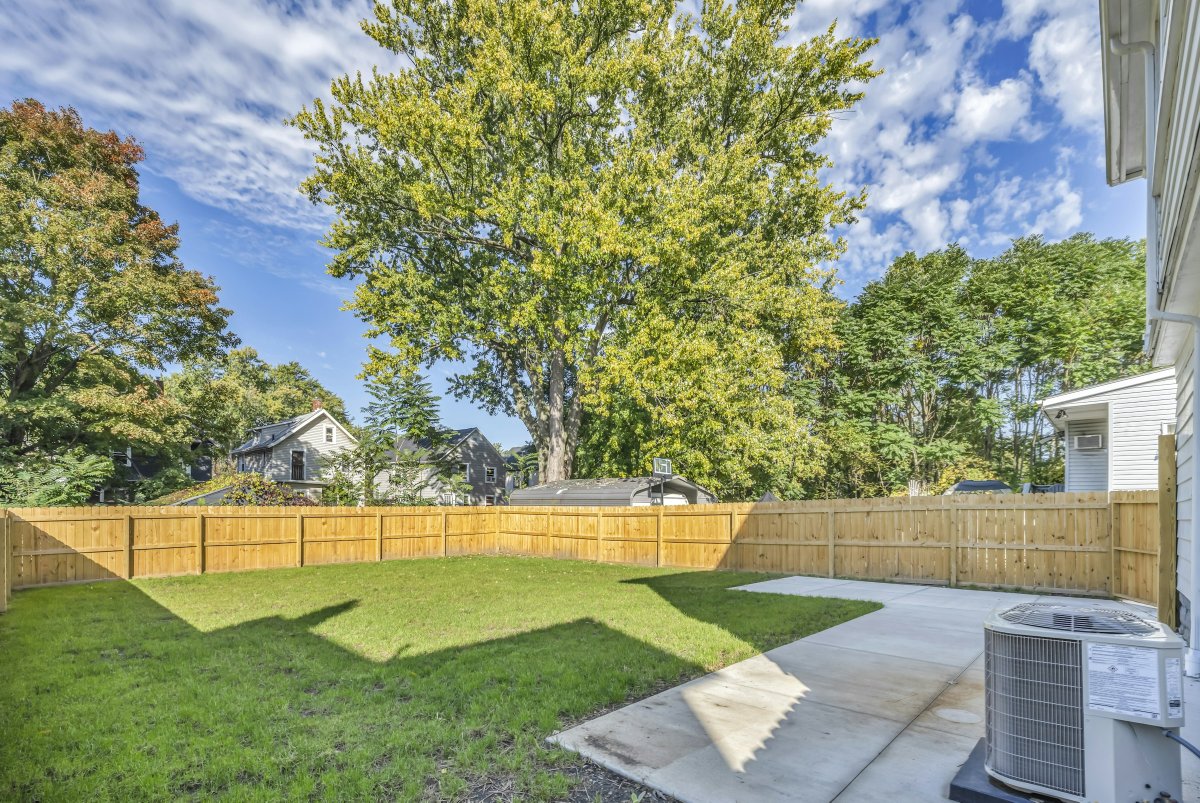
#> input picture build/site-v1-backup/src/stock/backyard-lawn-fence.jpg, 2400 x 1605 px, given in place of logo.png, which was not available (shown at 1/2 size)
$ python build_assets.py
#> lines starting #> are read from the running program, lines starting #| are printed output that depends on the picture
#!/usr/bin/env python3
"""Quick Haul: assets for the revision prototype (2026-11-04).

Colour photo treatment under test: crop and resize only. No desaturation, no tone map, no cool shift, no grain. This is
what site/tools/images.py becomes once Varun signs off on design/revision.md. Originals stay untouched in site/src/stock/.
Also copies the site's fonts and cuts the logo's circle at its native pixels (no resampling, so nothing softer than the file).

Usage: python tools/build_assets.py            all of it (from prototype/revision; needs Pillow, already installed)
       python tools/build_assets.py svc- page-  only the photo jobs whose names start with these, leaving everything else alone
"""
import json
import os
import shutil
import sys

from PIL import Image, ImageDraw, ImageFilter

HERE = os.path.dirname(os.path.abspath(__file__))
ROOT = os.path.dirname(HERE)
PROJECT = os.path.dirname(os.path.dirname(ROOT))
STOCK = os.path.join(PROJECT, 'site', 'src', 'stock')
OUT = os.path.join(ROOT, 'assets', 'images')
FONTS = os.path.join(ROOT, 'assets', 'fonts')
FX = os.path.join(ROOT, 'assets', 'images', 'brand')
NEW = os.path.join(ROOT, 'stock-new')   # photos downloaded in revision round 2, each in its own folder. Stock, must-replace, logged in design/revision.md

# name, source, ratio (w/h), focus (x, y as 0 to 1), zoom, widths. Focus values reuse site/data/images.json where the
# plate and badge crops were already worked out (placeholders.md): pickup plate and Isuzu badge, SMEG badge, Elliot mark.
JOBS = [
    ('hero-yard', 'backyard-lawn-deck.jpg', 16 / 9, (.5, .46), 1, (1000, 1600, 2200)),
    ('hero-yard-phone', 'backyard-lawn-deck.jpg', .62, (.68, .5), 1, (500, 800)),
    ('tile-junk', 'pickup-trash-bags.jpg', 1.6, (.44, .36), 1.44, (500, 900, 1500)),
    ('tile-mattress', 'man-carrying-mattress.jpg', 1.3, (.62, .5), 1, (500, 800, 1100)),
    ('tile-sofa', 'sofa-by-door.jpg', 1, (.4, .74), 1, (400, 700, 900)),
    # Badge painted out (RETOUCH below), so the crop can show the fridge's top and both handles instead of a pale door (critic r2-1)
    ('tile-fridge', 'fridge-in-room.jpg', 1, (.6, .44), 1, (400, 700, 900)),
    ('tile-yard', 'yard-waste-truck.jpg', 1, (.62, .62), 1, (400, 700, 900)),
    # Critic r1: the box room read as a sneaker stockroom (Nike and FILA lids). Critic r2-2: the tidy tool wall read as garage organising. The tile's line is "Clear the floor and get the room back", so it takes the cleared floor
    ('tile-garage', 'basement-cleared.jpg', 1.3, (.5, .62), 1, (500, 800, 1100)),
    # Critic r2-2: the building site read as construction, and its board stamps and machine name needed cropping round. An old shed is what Shawn's demo line names
    ('tile-demo', 'shed-weathered.jpg', 1.7, (.52, .56), 1, (500, 900, 1500)),
    # The two crops line up on the floor: wall and floor meet at about the same height, so the divider doesn't jump between rooms
    ('compare-before', 'garage-clutter-before.jpg', 1.6, (.45, .66), 1.1, (700, 1300, 2000)),
    # Critic r1: the old crop was full of ladders and bins, so this one starts past the ladders. Critic r2-1: a finished basement promises a renovation. Critic r2-2: a bare grey basement looked colourless beside the warm "before". This is a garage for a garage, cream wall to cream wall, concrete floor to concrete floor. Still two different rooms until Shawn sends a real pair; no free matched pair turned up (searched 2026-11-04). This crop also keeps the Yakima mark on the far right out of frame
    ('compare-after', 'garage-after.jpg', 1.6, (.525, .82), 1.6, (700, 1300, 1500)),
    # Critic r1: an old Chevy said nothing about towns. Critic r2: the Le Havre rooftops didn't read as MA or NH. Critic r2-2: a fenced yard said little about towns either, and repeated the hero's. A real New England street, in the service region. Must-replace
    ('towns-street', os.path.join(NEW, 'portsmouth-street', 'portsmouth-street.jpg'), 1.05, (.62, .62), 1, (500, 800, 1100)),
    # Critic r2: the garage wall repeated the clean-outs tile. Plain joists at 14% are texture, not a second picture
    ('footer-joists', 'basement-unfinished.jpg', 2.4, (.5, .3), 1, (1400,)),
    # Revision round 2, inner-page prototype. The banner wants a real street for the truck to park on: Portsmouth, NH, in the service region (Varun's default at checkpoint R1 allows a New England street). The wide crop keeps the road at the bottom right, where the truck parks.
    ('page-street', os.path.join(NEW, 'portsmouth-street', 'portsmouth-street.jpg'), 2.3, (.5, .68), 1, (1000, 1600, 2200)),
    # Phones: the road and the two far houses, so the truck stands on tarmac rather than on a shingle wall
    ('page-street-phone', os.path.join(NEW, 'portsmouth-street', 'portsmouth-street.jpg'), .74, (.74, .6), 1, (500, 800)),
    # Services bands. Same plate and badge rules as the tiles above (placeholders.md)
    # Anchored to the top of the photo: the plate and the tailgate badge sit below this crop
    ('svc-junk', 'pickup-trash-bags.jpg', 2.1, (.5, .28), 1.26, (700, 1300, 2000)),
    # Tight on the bench and the yellow mower: the orange mower's maker name (Ariens) stays out of frame
    ('svc-garage', 'garage-clutter-before.jpg', 1.14, (.2, .62), 1.34, (500, 800, 1100)),
    # Portrait: a fridge, a chair and a man under a mattress all stand upright, and a landscape crop left the fridge as a pale slab (critic r2-1)
    ('svc-sofa', 'sofa-by-door.jpg', .86, (.4, .72), 1, (400, 700, 900)),
    ('svc-fridge', 'fridge-in-room.jpg', .86, (.6, .51), 1, (400, 700, 900)),
    ('svc-mattress', 'man-carrying-mattress.jpg', .86, (.61, .5), 1, (400, 700, 900)),
    # The orange truck over the heap of branches: a heap alone filled the frame and read as texture, not a job
    ('svc-yard', 'yard-waste-truck.jpg', 1.5, (.5, .62), 1, (500, 800, 1200)),
    ('svc-shed', 'shed-weathered.jpg', 1.5, (.52, .56), 1, (500, 800, 1200)),
]

# Critic r2: the fridge's source is soft (sharpness 183 against 2,362 and up on its neighbours). A stronger pass helps; only a new photo can fix it, so it stays on the open list.
EXTRA_SHARP = {'tile-fridge': (2.2, 90, 1), 'svc-fridge': (2.2, 90, 1)}

# Same rule as the crops: no brand on stock. The door is smooth, so each letter of the fridge's badge is filled with a blend between the door on its left and on its right, row by row, feathered.
# A patch copied from further along showed as a grey square, because the door brightens from left to right. Boxes are x0, y0, x1, y1 in the source's pixels. Must-replace like the rest.
RETOUCH = {'fridge-in-room.jpg': [(1222, 618, 1300, 702), (1352, 618, 1436, 702), (1493, 618, 1560, 702), (1620, 618, 1697, 702)]}


def retouch(im, name):
    for x0, y0, x1, y1 in RETOUCH.get(name, ()):
        size = (x1 - x0, y1 - y0)
        left = im.crop((x0 - 4, y0, x0, y1)).resize((1, size[1]), Image.BOX).resize(size).filter(ImageFilter.BoxBlur(4))
        right = im.crop((x1, y0, x1 + 4, y1)).resize((1, size[1]), Image.BOX).resize(size).filter(ImageFilter.BoxBlur(4))
        across = Image.linear_gradient('L').rotate(90, expand=True).resize(size)
        mask = Image.new('L', size, 0)
        ImageDraw.Draw(mask).rectangle((4, 4, size[0] - 5, size[1] - 5), fill=255)
        im.paste(Image.composite(right, left, across), (x0, y0), mask.filter(ImageFilter.GaussianBlur(2)))
    return im


def crop(im, ratio, focus, zoom):
    w, h = im.size
    cw, ch = (h * ratio, h) if w / h > ratio else (w, w / ratio)
    cw, ch = cw / zoom, ch / zoom
    x = min(max(focus[0] * w - cw / 2, 0), w - cw)
    y = min(max(focus[1] * h - ch / 2, 0), h - ch)
    return im.crop((int(round(x)), int(round(y)), int(round(x + cw)), int(round(y + ch))))


def photos(only=()):
    os.makedirs(OUT, exist_ok=True)
    manifest = {}
    manifest_path = os.path.join(OUT, 'manifest.json')
    if only and os.path.exists(manifest_path):
        with open(manifest_path, encoding='utf-8') as fh:
            manifest = json.load(fh)
    for old in os.listdir(OUT):
        if old.endswith(('.webp', '.jpg')) and (not only or old.startswith(tuple(only))):
            os.remove(os.path.join(OUT, old))
    for name, src, ratio, focus, zoom, widths in JOBS:
        if only and not name.startswith(tuple(only)):
            continue
        with Image.open(os.path.join(STOCK, src)) as raw:
            im = crop(retouch(raw.convert('RGB'), src), ratio, focus, zoom)
        made = []
        for w in widths:
            if w > im.width:
                continue
            h = round(w * im.height / im.width)
            # the usual small unsharp after a big downscale: it touches edges only, never colour (critic r1: the fridge looked soft beside its neighbours)
            part = im.resize((w, h), Image.LANCZOS).filter(ImageFilter.UnsharpMask(radius=1.1, percent=55, threshold=2))
            if name in EXTRA_SHARP:
                r, p, t = EXTRA_SHARP[name]
                part = part.filter(ImageFilter.UnsharpMask(radius=r, percent=p, threshold=t))
            part.save(os.path.join(OUT, '%s-%d.webp' % (name, w)), 'WEBP', quality=78, method=5)
            made.append([w, h])
        # jpg fallback at the middle size
        fw, fh = made[len(made) // 2] if len(made) > 1 else made[0]
        im.resize((fw, fh), Image.LANCZOS).save(os.path.join(OUT, name + '.jpg'), 'JPEG', quality=80, optimize=True, progressive=True)
        manifest[name] = {'src': os.path.basename(src), 'crop': list(im.size), 'files': made, 'fallback': [fw, fh]}
        im.close()
        print(name, im.size if False else '', made)
    current = set(job[0] for job in JOBS)
    manifest = dict((k, v) for k, v in manifest.items() if k in current)
    with open(os.path.join(OUT, 'manifest.json'), 'w', encoding='utf-8') as fh:
        json.dump(manifest, fh, indent=1)


def logo():
    os.makedirs(FX, exist_ok=True)
    with Image.open(os.path.join(PROJECT, 'assets', 'logo.png')) as raw:
#> raw is the input picture: PIL image 2400x1605 RGB; mean R, G, B 140.9, 149.4, 120
        src = raw.convert('RGB')
    cx, cy, r = 372, 798.6, 117    # the mark in the phone screenshot, as measured for the built site
    box = (int(round(cx - r)), int(round(cy - r)), int(round(cx + r)), int(round(cy + r)))
    mark = src.crop(box)           # native pixels, untouched
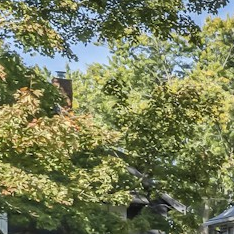
#> mark: PIL image 234x234 RGB; mean R, G, B 118.9, 125.2, 89
    size = mark.width
    ss = 4
    # hard inner disc with a short soft rim, so the screenshot's wall melts into the slate badge behind it
    mask = Image.new('L', (size * ss, size * ss), 0)
#> mask: PIL image 936x936 L; every value is 0
    d = ImageDraw.Draw(mask)
    steps = 10
    outer = size * ss / 2
    inner = outer * .94
    for i in range(steps + 1):
        rad = outer - (outer - inner) * i / steps
        v = int(255 * (i / steps))
        d.ellipse((outer - rad, outer - rad, outer + rad, outer + rad), fill=v)
    mark.putalpha(mask.resize((size, size), Image.LANCZOS))
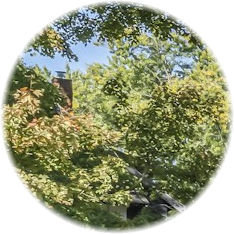
#> mark: PIL image 234x234 RGBA; mean R, G, B, A 118.9, 125.2, 89, 187.6; transparent parts drawn white
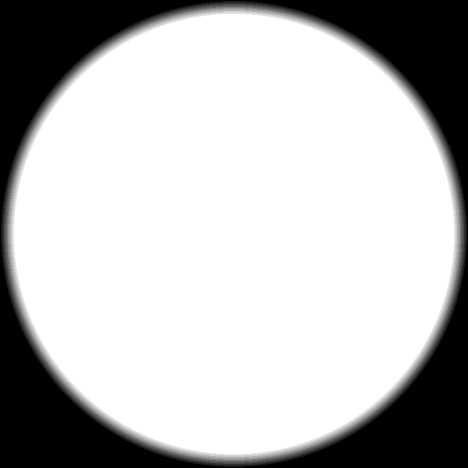
#> mask: PIL image 936x936 L (shown at 1/2 size); min 0, max 255, mean 187.6
    mark.save(os.path.join(FX, 'quickhaul-mark.png'), 'PNG', optimize=True)
    print('logo mark', mark.size, os.path.getsize(os.path.join(FX, 'quickhaul-mark.png')) // 1024, 'KB')
#| logo mark (234, 234) 157 KB


def fonts():
    os.makedirs(FONTS, exist_ok=True)
    site = os.path.join(PROJECT, 'site', 'assets', 'fonts')
    for f in ('biosans-light.otf', 'biosans-semibold.otf', 'biosans-extrabold.otf', 'robotomono-latin.woff2'):
        shutil.copyfile(os.path.join(site, f), os.path.join(FONTS, f))
    # Regular is new to the site: Bio Sans takes over body text in this direction. From the same supplied set.
    shutil.copyfile(os.path.join(PROJECT, 'assets', 'fonts', 'biosans', 'Flat-it - BioSans-Regular.otf'), os.path.join(FONTS, 'biosans-regular.otf'))
    print('fonts copied')


if __name__ == '__main__':
    if len(sys.argv) > 1:
        photos(sys.argv[1:])
    else:
        fonts()
        logo()
        photos()
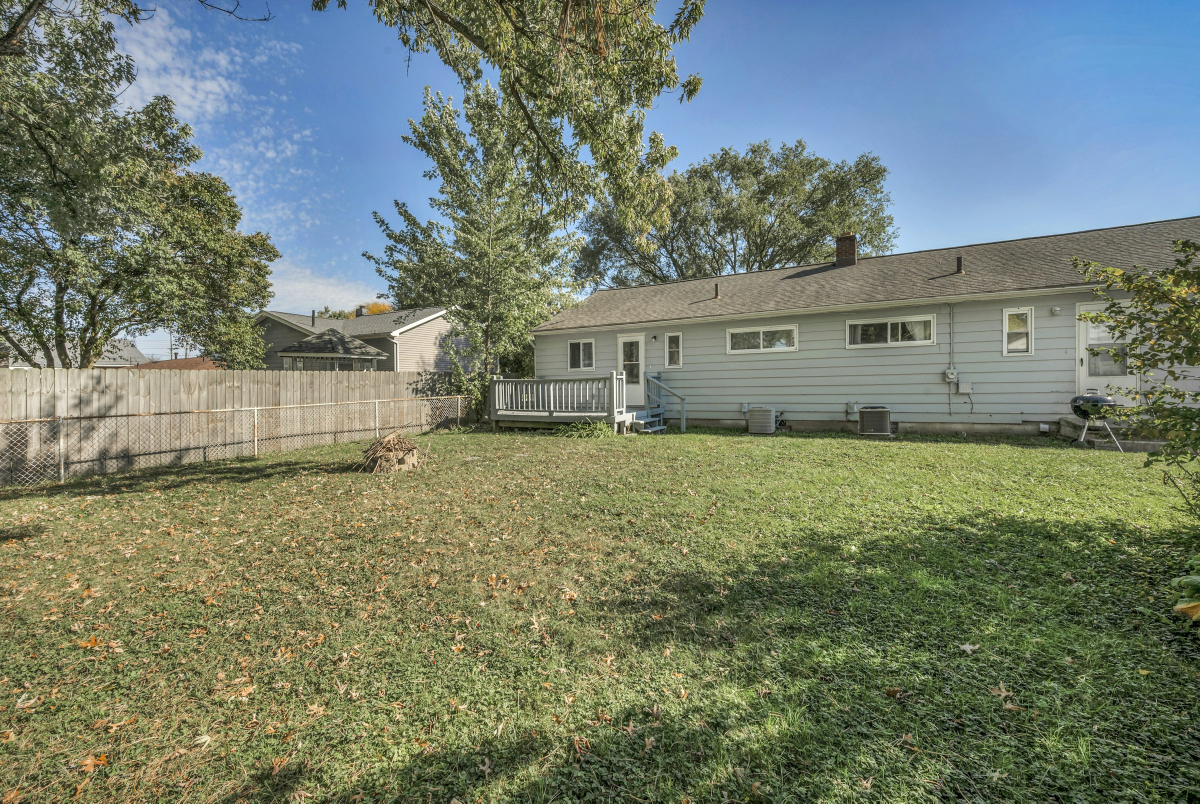
#> input picture build/site-v1-backup/src/stock/backyard-lawn-deck.jpg, 2400 x 1607 px, found by its file name (shown at 1/2 size)
#> in photos, raw is the input picture: PIL image 2400x1607 RGB; mean R, G, B 117.4, 126.7, 109.5
#> in crop, `w, h = im.size`: w = 2400; h = 1607
#> in crop, `cw, ch = (h * ratio, h) if w / h > ratio else (w, w / ratio)`: cw = 2400; ch = 1350
#> in crop, `x = min(max(focus[0] * w - cw / 2, 0), w - cw)`: x = 0
#> in crop, `y = min(max(focus[1] * h - ch / 2, 0), h - ch)`: y = 64.22
#> in crop, `return im.crop((int(round(x)), int(round(y)), int(round(x + cw)), int(..`:
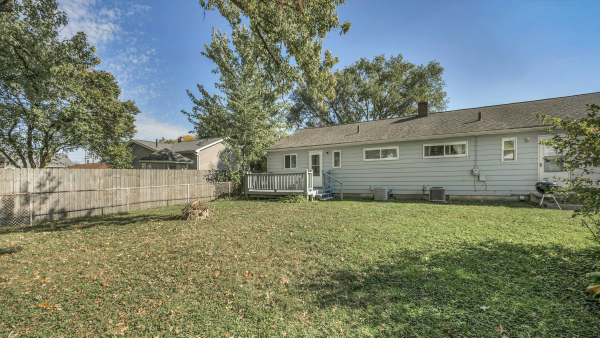
#> returned value: PIL image 2400x1350 RGB (shown at 1/4 size); mean R, G, B 121.2, 130.1, 113.5
#> the loop in photos, `for w in widths:` made 3 passes
#> pass 1, in photos, `part = im.resize((w, h), Image.LANCZOS).filter(ImageFilter.UnsharpMask..`:
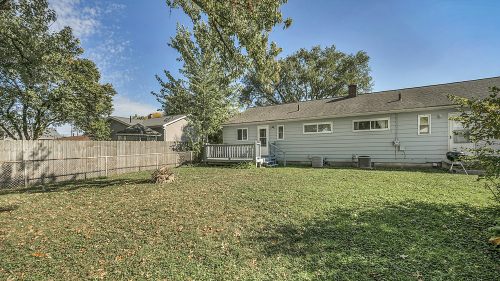
#> part: PIL image 1000x562 RGB (shown at 1/2 size); mean R, G, B 121.2, 130.1, 113.6
#> after the loop in photos, `for w in widths:`: made = [[1000, 562], [1600, 900], [2200, 1238]]
#> in photos, `fw, fh = made[len(made) // 2] if len(made) > 1 else made[0]`: fw = 1600; fh = 900
#| hero-yard  [[1000, 562], [1600, 900], [2200, 1238]]
#> pass 3 of the loop in photos, `for name, src, ratio, focus, zoom, widths in JOBS:`:
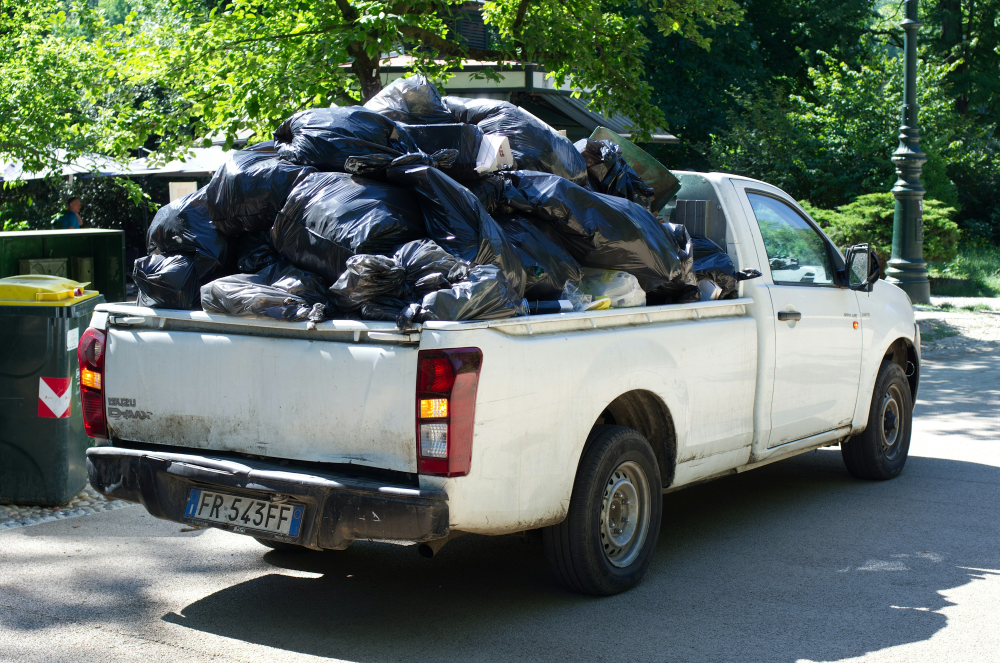
#> input picture site/src/stock/pickup-trash-bags.jpg, 3000 x 1989 px (shown at 1/3 size)
#> in photos, raw is the input picture: PIL image 3000x1989 RGB; mean R, G, B 93.8, 106.9, 97.3
#> in crop (call 3), `w, h = im.size`: w = 3000; h = 1989
#> in crop (call 3), `cw, ch = (h * ratio, h) if w / h > ratio else (w, w / ratio)`: cw = 3000; ch = 1875
#> in crop (call 3), `cw, ch = cw / zoom, ch / zoom`: cw = 2083.3; ch = 1302.1
#> x = 278.3
#> y = 65
#> in crop (call 3), `return im.crop((int(round(x)), int(round(y)), int(round(x + cw)), int(..`:
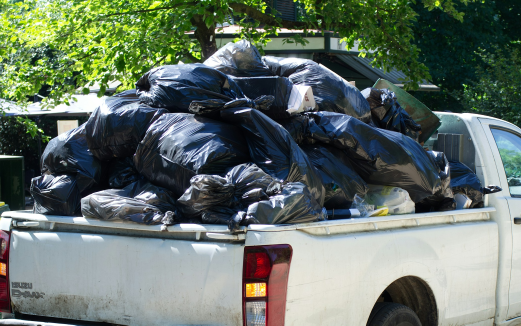
#> returned value: PIL image 2084x1302 RGB (shown at 1/4 size); mean R, G, B 100.8, 113.3, 103.8
#> the loop in photos, `for w in widths:` made 3 passes
#> pass 3, in photos, `part = im.resize((w, h), Image.LANCZOS).filter(ImageFilter.UnsharpMask..`:
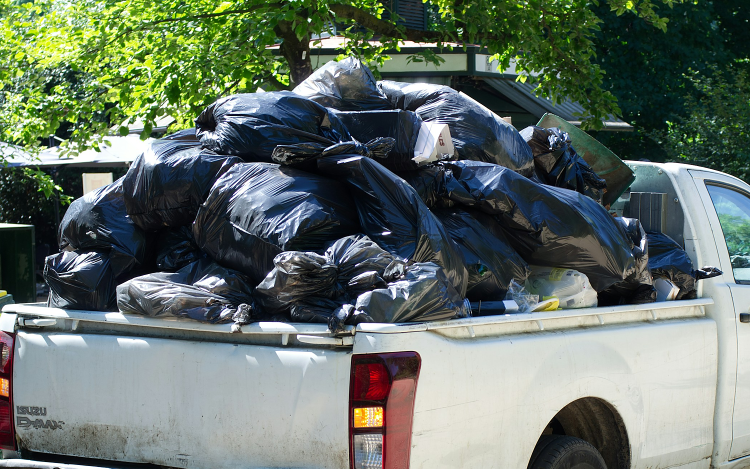
#> part: PIL image 1500x937 RGB (shown at 1/2 size); mean R, G, B 100.7, 113.2, 103.8
#> after the loop in photos, `for w in widths:`: made = [[500, 312], [900, 562], [1500, 937]]
#> fw = 900; fh = 562
#| tile-junk  [[500, 312], [900, 562], [1500, 937]]
#> the loop made 10 passes; the first 3 are shown
#> (the run stopped early here; a loop or call above may not have finished)
